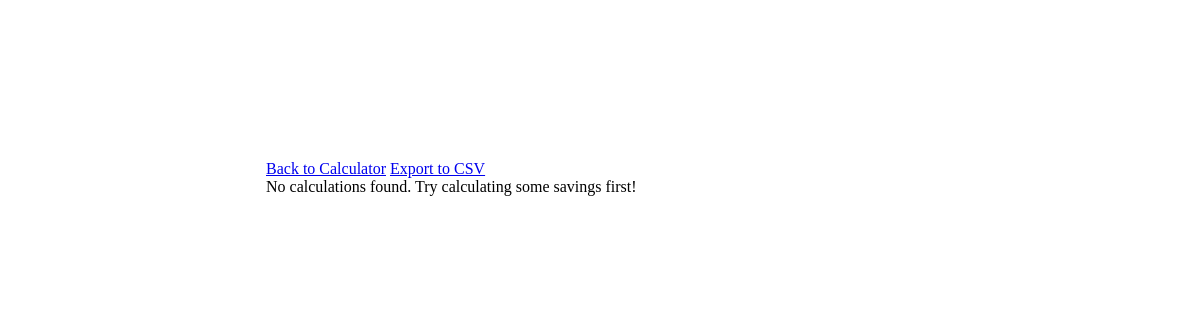
The app's page /history, older data.
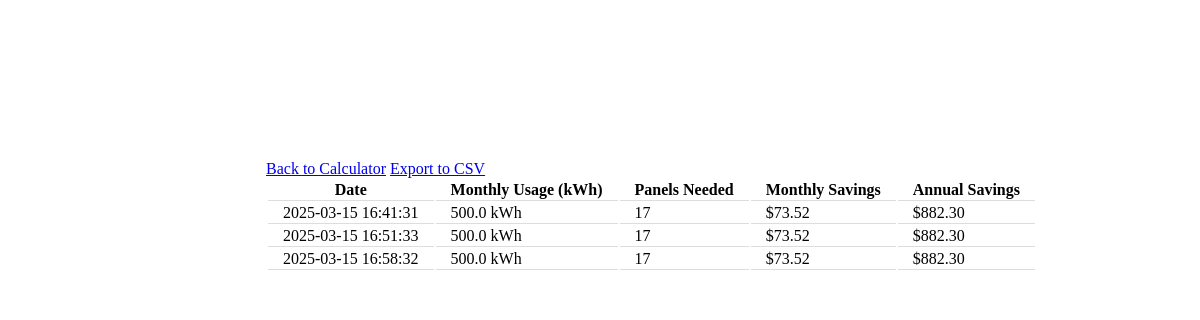
The same page, newer data.
### tables this page shows
CREATE TABLE calculations (
        id INTEGER PRIMARY KEY AUTOINCREMENT,
        monthly_kwh REAL NOT NULL,
        panels_needed INTEGER NOT NULL,
        monthly_savings REAL NOT NULL,
        annual_savings REAL NOT NULL,
        calculation_date TIMESTAMP DEFAULT CURRENT_TIMESTAMP
    );

### app.py (the view)
@app.route("/history")
def history():
    calculations = get_all_calculations()
    return render_template("history.html", calculations=calculations)

### app.py (called while the page is built)
def get_all_calculations():
    conn = sqlite3.connect("microgrid.db")
    conn.row_factory = sqlite3.Row
    cursor = conn.cursor()
    cursor.execute("SELECT * FROM calculations")
    calculations = cursor.fetchall()
    conn.close()
    return calculations

### templates/history.html (shortened to what this page needs)
{% extends "layout.html" %}
{% block content %}
<div class="mb-3 d-flex justify-content-between">
    <a href="{{ url_for('index') }}" class="btn btn-outline-secondary">Back to Calculator</a>
    <a href="{{ url_for('export') }}" class="btn btn-success">Export to CSV</a>
</div>
{% if calculations %}
    <div class="table-responsive">
        <table class="table table-striped table-hover">
            <thead class="table-dark">
                <tr>
                    <th>Date</th>
                    <th>Monthly Usage (kWh)</th>
                    <th>Panels Needed</th>
                    <th>Monthly Savings</th>
                    <th>Annual Savings</th>
                </tr>
            </thead>
            <tbody>
                {% for calc in calculations %}
                <tr>
                    <td>{{ calc.calculation_date }}</td>
                    <td>{{ calc.monthly_kwh }} kWh</td>
                    <td>{{ calc.panels_needed }}</td>
                    <td>${{ "%.2f"|format(calc.monthly_savings) }}</td>
                    <td>${{ "%.2f"|format(calc.annual_savings) }}</td>
                </tr>
                {% endfor %}
            </tbody>
        </table>
    </div>
{% else %}
    <div class="alert alert-info">No calculations found. Try calculating some savings first!</div>
{% endif %}
{% endblock %}

Row changes from the older to the newer data that the page shows:
added calculations: calculation_date "2025-03-15 16:41:31", monthly_kwh "500.0", panels_needed "17", monthly_savings "73.52", annual_savings "882.30"
added calculations: calculation_date "2025-03-15 16:51:33", monthly_kwh "500.0", panels_needed "17", monthly_savings "73.52", annual_savings "882.30"
added calculations: calculation_date "2025-03-15 16:58:32", monthly_kwh "500.0", panels_needed "17", monthly_savings "73.52", annual_savings "882.30"
Text that changed along with them:
text no longer shown: "No calculations found. Try calculating some savings first!"
text now shown: "Date Monthly Usage (kWh) Panels Needed Monthly Savings Annual Savings"
